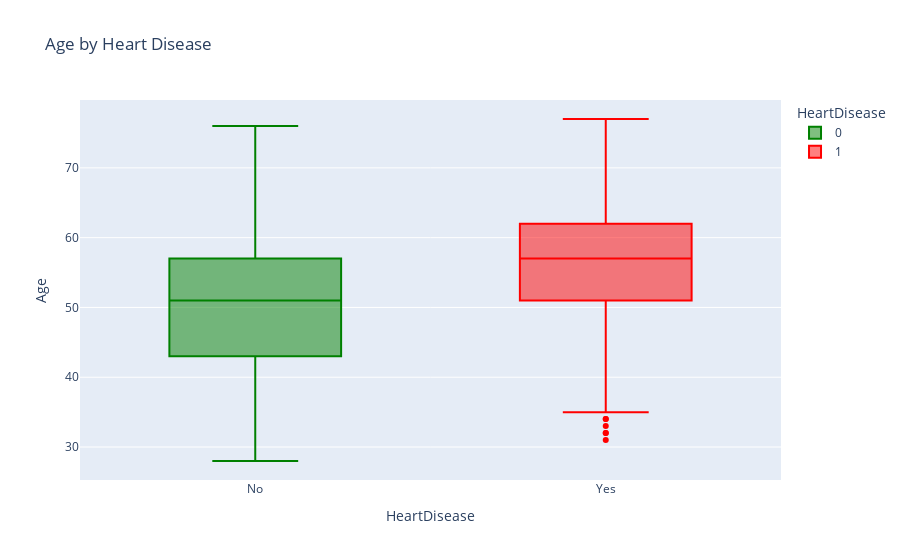
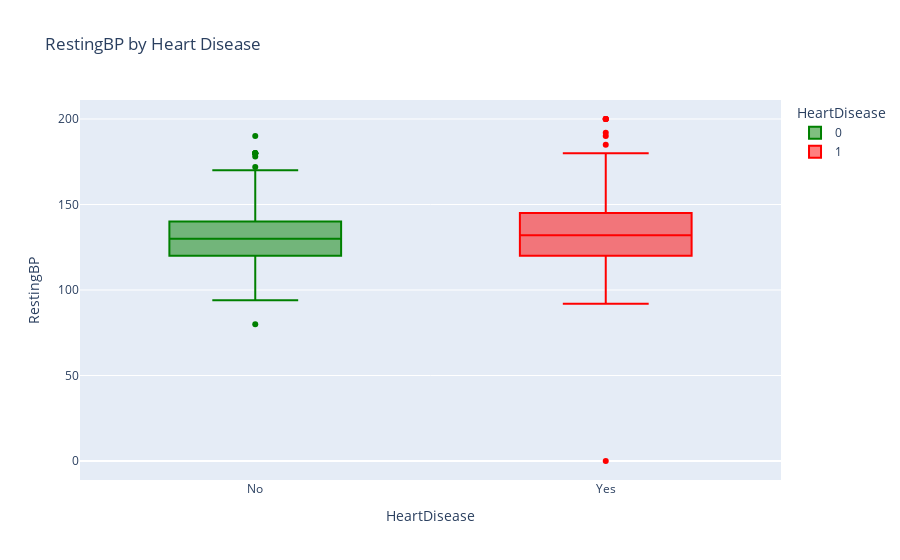

These figures' notebook cell, in order:
### Code cell
# Check how numerical features relate to the target with boxplots 
for col in ['Age', 'RestingBP', 'Cholesterol', 'MaxHR', 'Oldpeak']:
    fig = px.box(df, x="HeartDisease", y=col, color="HeartDisease",
                 color_discrete_map={0: 'green', 1: 'red'},
                 title=f"{col} by Heart Disease")
    fig.update_layout(xaxis=dict(tickmode='array', tickvals=[0, 1], ticktext=['No', 'Yes']))
    fig.show()

### Figure 1 — Plotly figure (JSON) as saved in the notebook; plotly's stock layout.template omitted (floating-point values rounded to 4 significant figures; data arrays with more than 128 entries replaced by an {"elided": "..."} marker saying what was removed)
{"data": [{"alignmentgroup": "True", "hovertemplate": "HeartDisease=%{x}<br>Age=%{y}<extra></extra>", "legendgroup": "0", "marker": {"color": "green"}, "name": "0", "notched": false, "offsetgroup": "0", "orientation": "v", "showlegend": true, "type": "box", "x": {"elided": "410 int values"}, "x0": " ", "xaxis": "x", "y": {"elided": "410 int values"}, "y0": " ", "yaxis": "y"}, {"alignmentgroup": "True", "hovertemplate": "HeartDisease=%{x}<br>Age=%{y}<extra></extra>", "legendgroup": "1", "marker": {"color": "red"}, "name": "1", "notched": false, "offsetgroup": "1", "orientation": "v", "showlegend": true, "type": "box", "x": {"elided": "508 int values"}, "x0": " ", "xaxis": "x", "y": {"elided": "508 int values"}, "y0": " ", "yaxis": "y"}], "layout": {"boxmode": "overlay", "legend": {"title": {"text": "HeartDisease"}, "tracegroupgap": 0}, "title": {"text": "Age by Heart Disease"}, "xaxis": {"anchor": "y", "categoryarray": [0, 1], "categoryorder": "array", "domain": [0, 1], "tickmode": "array", "ticktext": ["No", "Yes"], "tickvals": [0, 1], "title": {"text": "HeartDisease"}}, "yaxis": {"anchor": "x", "domain": [0, 1], "title": {"text": "Age"}}}}

### Figure 2 — Plotly figure (JSON) as saved in the notebook; plotly's stock layout.template omitted (floating-point values rounded to 4 significant figures; data arrays with more than 128 entries replaced by an {"elided": "..."} marker saying what was removed)
{"data": [{"alignmentgroup": "True", "hovertemplate": "HeartDisease=%{x}<br>RestingBP=%{y}<extra></extra>", "legendgroup": "0", "marker": {"color": "green"}, "name": "0", "notched": false, "offsetgroup": "0", "orientation": "v", "showlegend": true, "type": "box", "x": {"elided": "410 int values"}, "x0": " ", "xaxis": "x", "y": {"elided": "410 int values"}, "y0": " ", "yaxis": "y"}, {"alignmentgroup": "True", "hovertemplate": "HeartDisease=%{x}<br>RestingBP=%{y}<extra></extra>", "legendgroup": "1", "marker": {"color": "red"}, "name": "1", "notched": false, "offsetgroup": "1", "orientation": "v", "showlegend": true, "type": "box", "x": {"elided": "508 int values"}, "x0": " ", "xaxis": "x", "y": {"elided": "508 int values"}, "y0": " ", "yaxis": "y"}], "layout": {"boxmode": "overlay", "legend": {"title": {"text": "HeartDisease"}, "tracegroupgap": 0}, "title": {"text": "RestingBP by Heart Disease"}, "xaxis": {"anchor": "y", "categoryarray": [0, 1], "categoryorder": "array", "domain": [0, 1], "tickmode": "array", "ticktext": ["No", "Yes"], "tickvals": [0, 1], "title": {"text": "HeartDisease"}}, "yaxis": {"anchor": "x", "domain": [0, 1], "title": {"text": "RestingBP"}}}}
